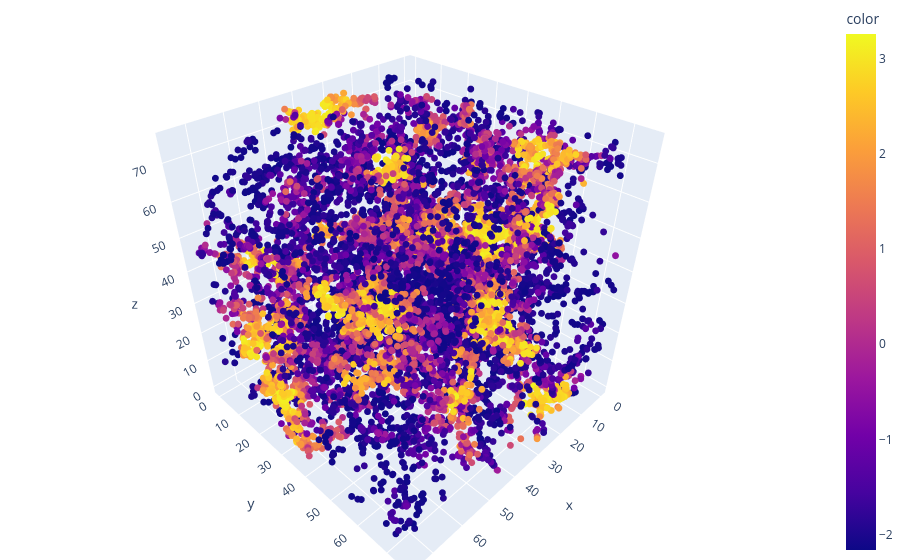

The code cell stored with this chart in its notebook:
### Code cell
import plotly.express as px
fig = px.scatter_3d(x=subhalos['SubhaloPos'][:,0], y=subhalos['SubhaloPos'][:,1], z=subhalos['SubhaloPos'][:,2], color=embedding[:,0])
fig.update_traces(marker=dict(size=4))

fig.update_layout(margin=dict(l=0, r=0, b=0, t=0))
from plotly.offline import plot
plot(fig, filename='galaxies_100_1.html', auto_open=True)
fig.show()

### Figure 1 — Plotly figure (JSON) as saved in the notebook; plotly's stock layout.template omitted (floating-point values rounded to 4 significant figures; data arrays with more than 128 entries replaced by an {"elided": "..."} marker saying what was removed)
{"data": [{"hovertemplate": "x=%{x}<br>y=%{y}<br>z=%{z}<br>color=%{marker.color}<extra></extra>", "legendgroup": "", "marker": {"color": {"elided": "15052 float values"}, "coloraxis": "coloraxis", "size": 4, "symbol": "circle"}, "mode": "markers", "name": "", "scene": "scene", "showlegend": false, "type": "scatter3d", "x": {"elided": "15052 float values"}, "y": {"elided": "15052 float values"}, "z": {"elided": "15052 float values"}}], "layout": {"coloraxis": {"colorbar": {"title": {"text": "color"}}, "colorscale": [[0, "#0d0887"], [0.1111, "#46039f"], [0.2222, "#7201a8"], [0.3333, "#9c179e"], [0.4444, "#bd3786"], [0.5556, "#d8576b"], [0.6667, "#ed7953"], [0.7778, "#fb9f3a"], [0.8889, "#fdca26"], [1, "#f0f921"]]}, "legend": {"tracegroupgap": 0}, "margin": {"b": 0, "l": 0, "r": 0, "t": 0}, "scene": {"domain": {"x": [0, 1], "y": [0, 1]}, "xaxis": {"title": {"text": "x"}}, "yaxis": {"title": {"text": "y"}}, "zaxis": {"title": {"text": "z"}}}}}
